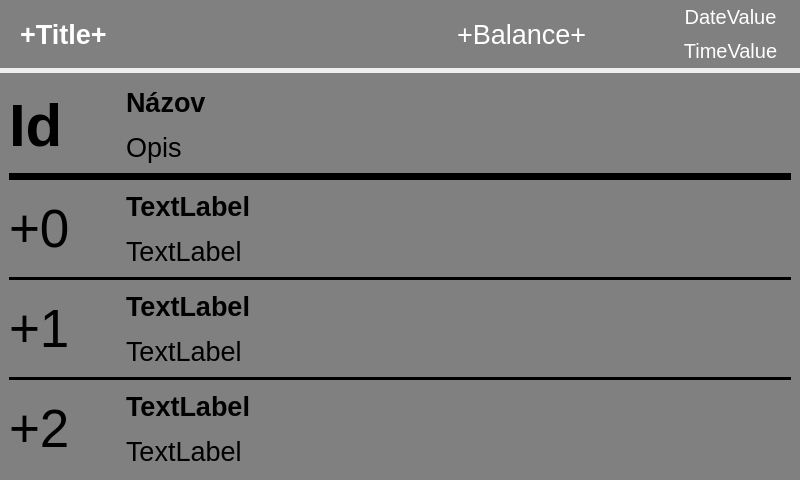
<?xml version="1.0" encoding="UTF-8"?>
<ui version="4.0">
 <class>InfScanCard</class>
 <widget class="QWidget" name="InfScanCard">
  <property name="geometry">
   <rect>
    <x>0</x>
    <y>0</y>
    <width>800</width>
    <height>480</height>
   </rect>
  </property>
  <property name="windowTitle">
   <string>Form</string>
  </property>
  <layout class="QVBoxLayout" name="verticalLayout_2" stretch="1,6">
   <property name="spacing">
    <number>5</number>
   </property>
   <property name="leftMargin">
    <number>0</number>
   </property>
   <property name="topMargin">
    <number>0</number>
   </property>
   <property name="rightMargin">
    <number>0</number>
   </property>
   <property name="bottomMargin">
    <number>0</number>
   </property>
   <item>
    <widget class="QWidget" name="titleLayout_this" native="true">
     <property name="sizePolicy">
      <sizepolicy hsizetype="Ignored" vsizetype="Ignored">
       <horstretch>0</horstretch>
       <verstretch>0</verstretch>
      </sizepolicy>
     </property>
     <property name="styleSheet">
      <string notr="true">background:Gray</string>
     </property>
     <property name="class" stdset="0">
      <string>lightPanelStyle</string>
     </property>
     <layout class="QHBoxLayout" name="titleLayout" stretch="4,2,1">
      <property name="spacing">
       <number>0</number>
      </property>
      <property name="leftMargin">
       <number>20</number>
      </property>
      <property name="topMargin">
       <number>0</number>
      </property>
      <property name="rightMargin">
       <number>15</number>
      </property>
      <property name="bottomMargin">
       <number>0</number>
      </property>
      <item>
       <widget class="QLabel" name="TitleValue">
        <property name="sizePolicy">
         <sizepolicy hsizetype="Ignored" vsizetype="Ignored">
          <horstretch>0</horstretch>
          <verstretch>0</verstretch>
         </sizepolicy>
        </property>
        <property name="font">
         <font>
          <pointsize>20</pointsize>
          <weight>75</weight>
          <bold>true</bold>
         </font>
        </property>
        <property name="styleSheet">
         <string notr="true">color:white</string>
        </property>
        <property name="text">
         <string>+Title+</string>
        </property>
        <property name="class" stdset="0">
         <string>clientTextTitleStyle</string>
        </property>
       </widget>
      </item>
      <item>
       <widget class="QLabel" name="BalanceValue">
        <property name="font">
         <font>
          <pointsize>20</pointsize>
         </font>
        </property>
        <property name="styleSheet">
         <string notr="true">color:white</string>
        </property>
        <property name="text">
         <string>+Balance+</string>
        </property>
       </widget>
      </item>
      <item>
       <widget class="QWidget" name="verticalWidget" native="true">
        <property name="sizePolicy">
         <sizepolicy hsizetype="Ignored" vsizetype="Ignored">
          <horstretch>0</horstretch>
          <verstretch>0</verstretch>
         </sizepolicy>
        </property>
        <layout class="QVBoxLayout" name="verticalLayout_3">
         <property name="spacing">
          <number>0</number>
         </property>
         <property name="leftMargin">
          <number>0</number>
         </property>
         <property name="topMargin">
          <number>0</number>
         </property>
         <property name="rightMargin">
          <number>0</number>
         </property>
         <property name="bottomMargin">
          <number>0</number>
         </property>
         <item>
          <widget class="QLabel" name="DateValue">
           <property name="sizePolicy">
            <sizepolicy hsizetype="Ignored" vsizetype="Ignored">
             <horstretch>0</horstretch>
             <verstretch>0</verstretch>
            </sizepolicy>
           </property>
           <property name="font">
            <font>
             <pointsize>15</pointsize>
            </font>
           </property>
           <property name="styleSheet">
            <string notr="true">color:white</string>
           </property>
           <property name="text">
            <string>DateValue</string>
           </property>
           <property name="alignment">
            <set>Qt::AlignCenter</set>
           </property>
           <property name="class" stdset="0">
            <string>dateStyle</string>
           </property>
          </widget>
         </item>
         <item>
          <widget class="QLabel" name="TimeValue">
           <property name="sizePolicy">
            <sizepolicy hsizetype="Ignored" vsizetype="Ignored">
             <horstretch>0</horstretch>
             <verstretch>0</verstretch>
            </sizepolicy>
           </property>
           <property name="font">
            <font>
             <pointsize>15</pointsize>
            </font>
           </property>
           <property name="styleSheet">
            <string notr="true">color:white</string>
           </property>
           <property name="text">
            <string>TimeValue</string>
           </property>
           <property name="alignment">
            <set>Qt::AlignCenter</set>
           </property>
           <property name="class" stdset="0">
            <string>timeStyle</string>
           </property>
          </widget>
         </item>
        </layout>
       </widget>
      </item>
     </layout>
    </widget>
   </item>
   <item>
    <widget class="QWidget" name="ContentLayout" native="true">
     <property name="sizePolicy">
      <sizepolicy hsizetype="Ignored" vsizetype="Ignored">
       <horstretch>0</horstretch>
       <verstretch>0</verstretch>
      </sizepolicy>
     </property>
     <property name="styleSheet">
      <string notr="true">background:Gray</string>
     </property>
     <property name="class" stdset="0">
      <string>darkPanelStyle</string>
     </property>
     <layout class="QGridLayout" name="gridLayout" rowstretch="1,1,0,1,1,0,1,1,0,1,1" columnstretch="1,6">
      <item row="2" column="0" colspan="2">
       <widget class="QWidget" name="widget" native="true">
        <property name="minimumSize">
         <size>
          <width>7</width>
          <height>7</height>
         </size>
        </property>
        <property name="styleSheet">
         <string notr="true">background:black</string>
        </property>
       </widget>
      </item>
      <item row="6" column="0" rowspan="2">
       <widget class="QLabel" name="Id1">
        <property name="font">
         <font>
          <pointsize>40</pointsize>
         </font>
        </property>
        <property name="text">
         <string>+1</string>
        </property>
       </widget>
      </item>
      <item row="7" column="1">
       <widget class="QLabel" name="Desc1">
        <property name="font">
         <font>
          <pointsize>20</pointsize>
         </font>
        </property>
        <property name="text">
         <string>TextLabel</string>
        </property>
       </widget>
      </item>
      <item row="6" column="1">
       <widget class="QLabel" name="Name1">
        <property name="font">
         <font>
          <pointsize>20</pointsize>
          <weight>75</weight>
          <bold>true</bold>
         </font>
        </property>
        <property name="text">
         <string>TextLabel</string>
        </property>
       </widget>
      </item>
      <item row="3" column="0" rowspan="2">
       <widget class="QLabel" name="Id0">
        <property name="font">
         <font>
          <pointsize>40</pointsize>
         </font>
        </property>
        <property name="text">
         <string>+0</string>
        </property>
       </widget>
      </item>
      <item row="8" column="0" colspan="2">
       <widget class="QWidget" name="widget_3" native="true">
        <property name="minimumSize">
         <size>
          <width>3</width>
          <height>3</height>
         </size>
        </property>
        <property name="styleSheet">
         <string notr="true">background:black</string>
        </property>
       </widget>
      </item>
      <item row="4" column="1">
       <widget class="QLabel" name="Desc0">
        <property name="font">
         <font>
          <pointsize>20</pointsize>
         </font>
        </property>
        <property name="text">
         <string>TextLabel</string>
        </property>
       </widget>
      </item>
      <item row="3" column="1">
       <widget class="QLabel" name="Name0">
        <property name="font">
         <font>
          <pointsize>20</pointsize>
          <weight>75</weight>
          <bold>true</bold>
         </font>
        </property>
        <property name="text">
         <string>TextLabel</string>
        </property>
       </widget>
      </item>
      <item row="9" column="0" rowspan="2">
       <widget class="QLabel" name="Id2">
        <property name="font">
         <font>
          <pointsize>40</pointsize>
         </font>
        </property>
        <property name="text">
         <string>+2</string>
        </property>
       </widget>
      </item>
      <item row="5" column="0" colspan="2">
       <widget class="QWidget" name="widget_4" native="true">
        <property name="minimumSize">
         <size>
          <width>3</width>
          <height>3</height>
         </size>
        </property>
        <property name="styleSheet">
         <string notr="true">background:black</string>
        </property>
       </widget>
      </item>
      <item row="0" column="1">
       <widget class="QLabel" name="TitleName">
        <property name="font">
         <font>
          <pointsize>20</pointsize>
          <weight>75</weight>
          <bold>true</bold>
         </font>
        </property>
        <property name="text">
         <string>Názov</string>
        </property>
       </widget>
      </item>
      <item row="0" column="0" rowspan="2">
       <widget class="QLabel" name="TitleId">
        <property name="sizePolicy">
         <sizepolicy hsizetype="Ignored" vsizetype="Ignored">
          <horstretch>0</horstretch>
          <verstretch>0</verstretch>
         </sizepolicy>
        </property>
        <property name="font">
         <font>
          <pointsize>45</pointsize>
          <weight>75</weight>
          <bold>true</bold>
         </font>
        </property>
        <property name="text">
         <string>Id</string>
        </property>
       </widget>
      </item>
      <item row="1" column="1">
       <widget class="QLabel" name="TitleDesc">
        <property name="font">
         <font>
          <pointsize>20</pointsize>
         </font>
        </property>
        <property name="text">
         <string>Opis</string>
        </property>
       </widget>
      </item>
      <item row="9" column="1">
       <widget class="QLabel" name="Name2">
        <property name="font">
         <font>
          <pointsize>20</pointsize>
          <weight>75</weight>
          <bold>true</bold>
         </font>
        </property>
        <property name="text">
         <string>TextLabel</string>
        </property>
       </widget>
      </item>
      <item row="10" column="1">
       <widget class="QLabel" name="Desc2">
        <property name="font">
         <font>
          <pointsize>20</pointsize>
         </font>
        </property>
        <property name="text">
         <string>TextLabel</string>
        </property>
       </widget>
      </item>
     </layout>
    </widget>
   </item>
  </layout>
 </widget>
 <resources/>
 <connections/>
</ui>
